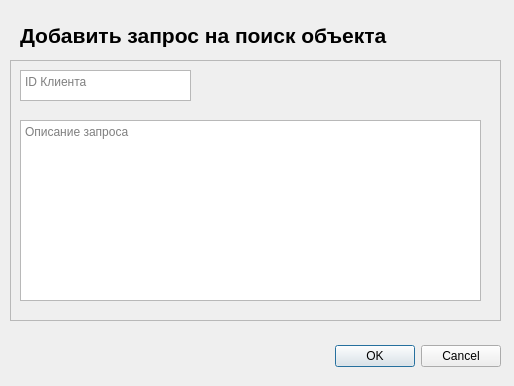
<?xml version="1.0" encoding="UTF-8"?>
<ui version="4.0">
 <class>Dialog_Requests_add</class>
 <widget class="QDialog" name="Dialog_Requests_add">
  <property name="geometry">
   <rect>
    <x>0</x>
    <y>0</y>
    <width>514</width>
    <height>386</height>
   </rect>
  </property>
  <property name="windowTitle">
   <string>Dialog</string>
  </property>
  <property name="styleSheet">
   <string notr="true"/>
  </property>
  <widget class="QDialogButtonBox" name="buttonBox">
   <property name="geometry">
    <rect>
     <x>160</x>
     <y>340</y>
     <width>341</width>
     <height>32</height>
    </rect>
   </property>
   <property name="orientation">
    <enum>Qt::Horizontal</enum>
   </property>
   <property name="standardButtons">
    <set>QDialogButtonBox::Cancel|QDialogButtonBox::Ok</set>
   </property>
  </widget>
  <widget class="QFrame" name="frame">
   <property name="geometry">
    <rect>
     <x>10</x>
     <y>60</y>
     <width>491</width>
     <height>261</height>
    </rect>
   </property>
   <property name="frameShape">
    <enum>QFrame::StyledPanel</enum>
   </property>
   <property name="frameShadow">
    <enum>QFrame::Raised</enum>
   </property>
   <widget class="QPlainTextEdit" name="te_req_details">
    <property name="geometry">
     <rect>
      <x>10</x>
      <y>60</y>
      <width>461</width>
      <height>181</height>
     </rect>
    </property>
    <property name="styleSheet">
     <string notr="true"/>
    </property>
    <property name="frameShadow">
     <enum>QFrame::Sunken</enum>
    </property>
    <property name="lineWidth">
     <number>1</number>
    </property>
    <property name="verticalScrollBarPolicy">
     <enum>Qt::ScrollBarAlwaysOff</enum>
    </property>
    <property name="placeholderText">
     <string>Описание запроса</string>
    </property>
   </widget>
   <widget class="QPlainTextEdit" name="te_req_client">
    <property name="geometry">
     <rect>
      <x>10</x>
      <y>10</y>
      <width>171</width>
      <height>31</height>
     </rect>
    </property>
    <property name="styleSheet">
     <string notr="true"/>
    </property>
    <property name="frameShadow">
     <enum>QFrame::Sunken</enum>
    </property>
    <property name="lineWidth">
     <number>1</number>
    </property>
    <property name="verticalScrollBarPolicy">
     <enum>Qt::ScrollBarAlwaysOff</enum>
    </property>
    <property name="placeholderText">
     <string>ID Клиента</string>
    </property>
   </widget>
  </widget>
  <widget class="QLabel" name="label">
   <property name="geometry">
    <rect>
     <x>20</x>
     <y>20</y>
     <width>511</width>
     <height>30</height>
    </rect>
   </property>
   <property name="font">
    <font>
     <pointsize>16</pointsize>
     <weight>75</weight>
     <bold>true</bold>
    </font>
   </property>
   <property name="text">
    <string>Добавить запрос на поиск объекта</string>
   </property>
  </widget>
  <zorder>frame</zorder>
  <zorder>buttonBox</zorder>
  <zorder>label</zorder>
 </widget>
 <resources/>
 <connections>
  <connection>
   <sender>buttonBox</sender>
   <signal>accepted()</signal>
   <receiver>Dialog_Requests_add</receiver>
   <slot>accept()</slot>
   <hints>
    <hint type="sourcelabel">
     <x>248</x>
     <y>254</y>
    </hint>
    <hint type="destinationlabel">
     <x>157</x>
     <y>274</y>
    </hint>
   </hints>
  </connection>
  <connection>
   <sender>buttonBox</sender>
   <signal>rejected()</signal>
   <receiver>Dialog_Requests_add</receiver>
   <slot>reject()</slot>
   <hints>
    <hint type="sourcelabel">
     <x>316</x>
     <y>260</y>
    </hint>
    <hint type="destinationlabel">
     <x>286</x>
     <y>274</y>
    </hint>
   </hints>
  </connection>
 </connections>
</ui>
